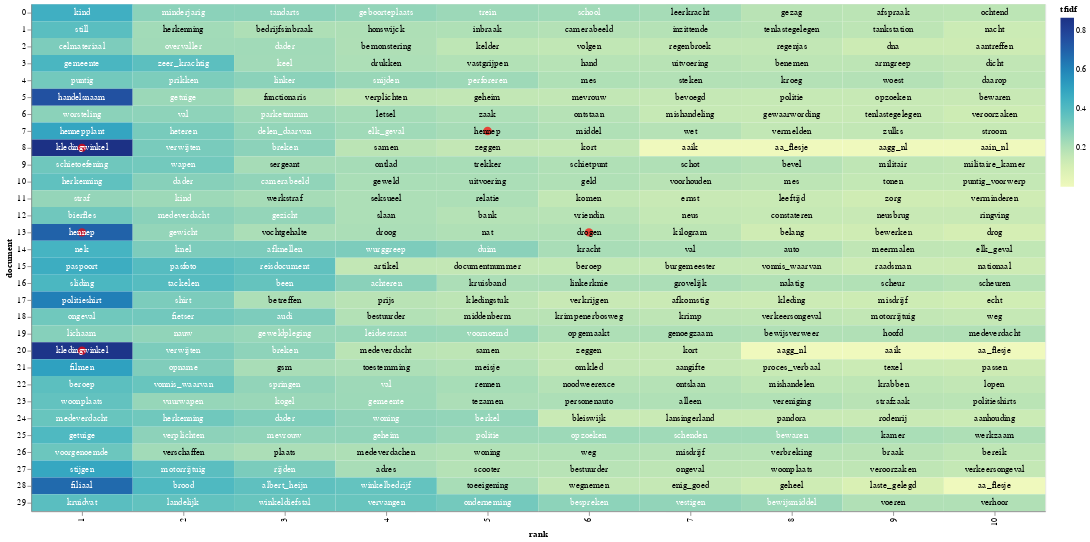

Notebook cell for this chart:
### Code cell
import altair as alt
import numpy as np

# 18 = 0 / 19 = 1 / 20 = 2 / 21 = 3

a = 0

# Terms in this list will get a red dot in the visualization
term_list = ['kledingwinkel', 'hennep', 'drogen'] # Highlight the words of interest

# adding a little randomness to break ties in term ranking
top_tfidf_plusRand = top_idfs[a].copy()
top_tfidf_plusRand = top_tfidf_plusRand.iloc[:300,]
top_tfidf_plusRand['tfidf'] = top_tfidf_plusRand['tfidf'] + np.random.rand(top_tfidf_plusRand.shape[0])*0.0001

# base for all visualizations, with rank calculation
base = alt.Chart(top_tfidf_plusRand).encode(
    x = 'rank:O',
    y = 'document:N'
).transform_window(
    rank = "rank()",
    sort = [alt.SortField("tfidf", order="descending")],
    groupby = ["document"],
)

# heatmap specification
heatmap = base.mark_rect().encode(
    color = 'tfidf:Q'
)

# red circle over terms in above list
circle = base.mark_circle(size=100).encode(
    color = alt.condition(
        alt.FieldOneOfPredicate(field='term', oneOf=term_list),
        alt.value('red'),
        alt.value('#FFFFFF00')        
    )
)

# text labels, white for darker heatmap colors
text = base.mark_text(baseline='middle').encode(
    text = 'term:N',
    color = alt.condition(alt.datum.tfidf >= 0.23, alt.value('white'), alt.value('black'))
)

# display the three superimposed visualizations
(heatmap + circle + text).properties(width = 1200)

### Figure 1 — Vega-Lite specification as saved in the notebook (floating-point values rounded to 4 significant figures; data arrays with more than 128 entries replaced by an {"elided": "..."} marker saying what was removed)
{"config": {"view": {"continuousWidth": 400, "continuousHeight": 300}}, "layer": [{"mark": "rect", "encoding": {"color": {"field": "tfidf", "type": "quantitative"}, "x": {"field": "rank", "type": "ordinal"}, "y": {"field": "document", "type": "nominal"}}, "transform": [{"window": [{"op": "rank", "field": "", "as": "rank"}], "groupby": ["document"], "sort": [{"field": "tfidf", "order": "descending"}]}]}, {"mark": {"type": "circle", "size": 100}, "encoding": {"color": {"condition": {"value": "red", "test": {"field": "term", "oneOf": ["kledingwinkel", "hennep", "drogen"]}}, "value": "#FFFFFF00"}, "x": {"field": "rank", "type": "ordinal"}, "y": {"field": "document", "type": "nominal"}}, "transform": [{"window": [{"op": "rank", "field": "", "as": "rank"}], "groupby": ["document"], "sort": [{"field": "tfidf", "order": "descending"}]}]}, {"mark": {"type": "text", "baseline": "middle"}, "encoding": {"color": {"condition": {"value": "white", "test": "(datum.tfidf >= 0.23)"}, "value": "black"}, "text": {"field": "term", "type": "nominal"}, "x": {"field": "rank", "type": "ordinal"}, "y": {"field": "document", "type": "nominal"}}, "transform": [{"window": [{"op": "rank", "field": "", "as": "rank"}], "groupby": ["document"], "sort": [{"field": "tfidf", "order": "descending"}]}]}], "data": {"name": "data-758e0ab60f25e11b009e7dc1125f54fe"}, "width": 1200, "$schema": "https://vega.github.io/schema/vega-lite/v4.17.0.json", "datasets": {"data-758e0ab60f25e11b009e7dc1125f54fe": {"elided": "300 records"}}}
